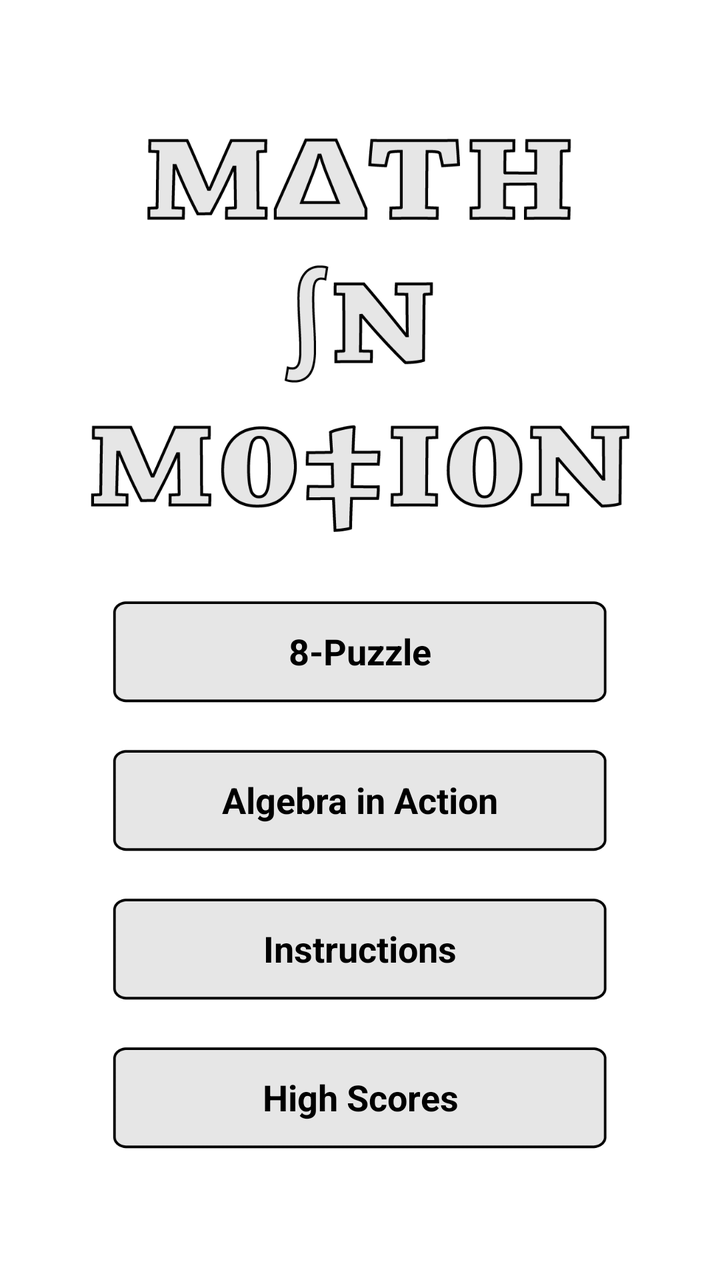
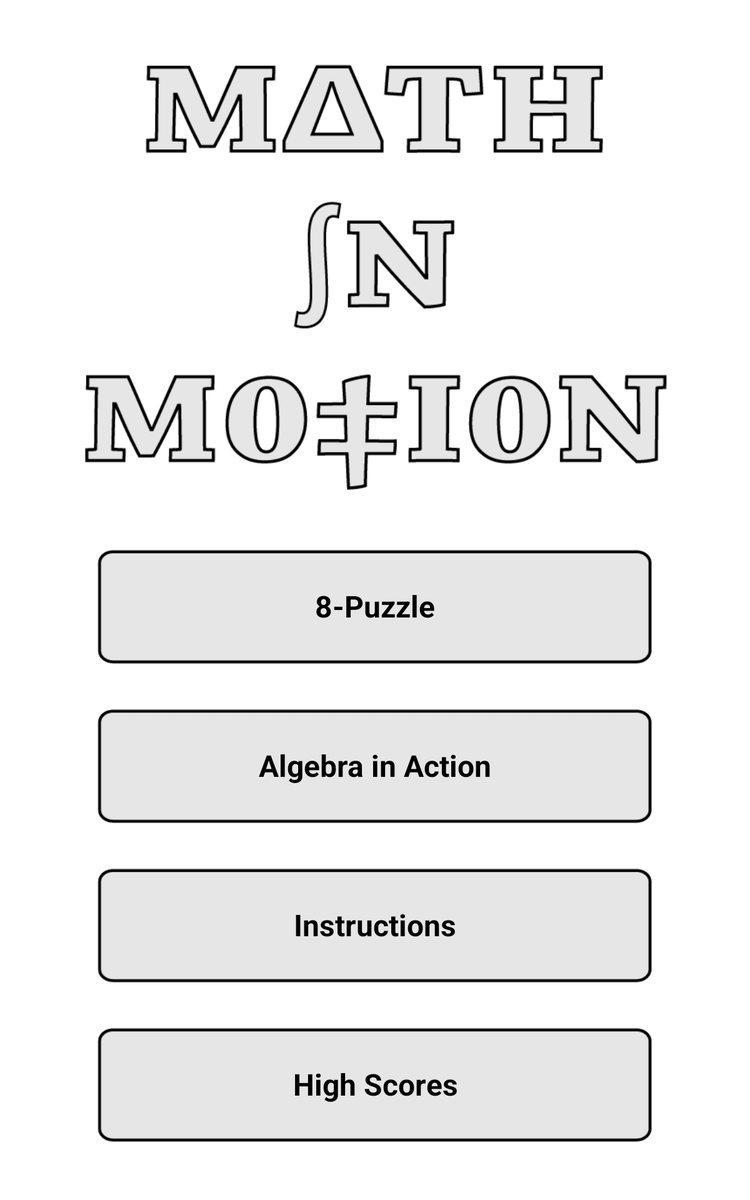

One screen, two layout resources from the same app: the default and the repository's alternative for another configuration. Each is rendered where Android would select it; the XML of both is given below.
<!-- AndroidManifest.xml: application theme AppTheme -->
<!-- res/layout/activity_home.xml -->
<RelativeLayout xmlns:android="http://schemas.android.com/apk/res/android"
    xmlns:tools="http://schemas.android.com/tools"
    android:layout_width="match_parent"
    android:layout_height="match_parent"
    android:gravity="center"
    android:keepScreenOn="true"
    tools:context="com.eecs481.mathinmotion.Home">

    <ImageView android:id="@+id/home_title"
        android:adjustViewBounds="true"
        android:layout_width="275dp"
        android:layout_height="wrap_content"
        android:layout_centerHorizontal="true"
        android:contentDescription="@string/app_name"
        android:src="@drawable/home_title" />

    <RelativeLayout android:id="@+id/home_eight_puzzle"
        android:layout_width="250dp"
        android:layout_height="wrap_content"
        android:layout_marginTop="30dp"
        android:layout_centerHorizontal="true"
        android:layout_below="@id/home_title" >

        <ImageView android:id="@+id/eight_puzzle_launch"
            android:adjustViewBounds="true"
            android:layout_width="fill_parent"
            android:layout_height="wrap_content"
            android:clickable="true"
            android:contentDescription="@string/eight_tiles"
            android:src="@drawable/home_button"
            android:onClick="eight_puzzle_launch" />

        <TextView
            android:layout_width="fill_parent"
            android:layout_height="wrap_content"
            android:layout_centerInParent="true"
            android:gravity="center"
            android:textStyle="bold"
            android:textSize="18sp"
            android:text="@string/eight_tiles"/>

    </RelativeLayout>

    <RelativeLayout android:id="@+id/home_algebra"
        android:layout_width="250dp"
        android:layout_height="wrap_content"
        android:layout_marginTop="20dp"
        android:layout_centerHorizontal="true"
        android:layout_below="@id/home_eight_puzzle" >

        <ImageView android:id="@+id/algebra_launch"
            android:adjustViewBounds="true"
            android:layout_width="fill_parent"
            android:layout_height="wrap_content"
            android:clickable="true"
            android:contentDescription="@string/algebra"
            android:src="@drawable/home_button"
            android:onClick="algebra_launch" />

        <TextView
            android:layout_width="fill_parent"
            android:layout_height="wrap_content"
            android:layout_centerInParent="true"
            android:gravity="center"
            android:textStyle="bold"
            android:textSize="18sp"
            android:text="@string/algebra"/>

    </RelativeLayout>

    <RelativeLayout android:id="@+id/home_instructions"
        android:layout_width="250dp"
        android:layout_height="wrap_content"
        android:layout_marginTop="20dp"
        android:layout_centerHorizontal="true"
        android:layout_below="@id/home_algebra" >

        <ImageView android:id="@+id/instructions_launch"
            android:adjustViewBounds="true"
            android:layout_width="fill_parent"
            android:layout_height="wrap_content"
            android:clickable="true"
            android:contentDescription="@string/instructions"
            android:src="@drawable/home_button"
            android:onClick="instructions_launch" />

        <TextView
            android:layout_width="fill_parent"
            android:layout_height="wrap_content"
            android:gravity="center"
            android:textStyle="bold"
            android:textSize="18sp"
            android:text="@string/instructions"
            android:layout_centerVertical="true"
            android:layout_alignParentLeft="true"
            android:layout_alignParentStart="true" />



    </RelativeLayout>
    <RelativeLayout android:id="@+id/home_highscores"
        android:layout_width="250dp"
        android:layout_height="wrap_content"
        android:layout_marginTop="20dp"
        android:layout_centerHorizontal="true"
        android:layout_below="@id/home_instructions" >

        <ImageView android:id="@+id/highscores_lauch"
            android:adjustViewBounds="true"
            android:layout_width="fill_parent"
            android:layout_height="wrap_content"
            android:clickable="true"
            android:contentDescription="@string/highscores"
            android:src="@drawable/home_button"
            android:onClick="highscores_launch" />

        <TextView
            android:layout_width="fill_parent"
            android:layout_height="wrap_content"
            android:gravity="center"
            android:textStyle="bold"
            android:textSize="18sp"
            android:text="@string/highscores"
            android:layout_centerVertical="true"
            android:layout_alignParentLeft="true"
            android:layout_alignParentStart="true" />

    </RelativeLayout>

</RelativeLayout>
<!-- resources referenced by this layout -->
<resources>
  <!-- drawable home_button: png bitmap (drawable-hdpi, 1103 bytes) -->
  <!-- drawable home_title: png bitmap (drawable-hdpi, 29664 bytes) -->
  <string name="algebra">Algebra in Action</string>
  <string name="app_name">M4TH 1N M0T10N</string>
  <string name="eight_tiles">8-Puzzle</string>
  <string name="highscores">High Scores</string>
  <string name="instructions">Instructions</string>
  <style name="AppTheme" parent="Theme.AppCompat.Light">
          <item name="actionBarStyle">@style/AppActionBar</item>
          <item name="android:windowBackground">@color/white</item>
          <item name="android:windowContentOverlay">@null</item>
          <item name="android:textColor">@color/black</item>
      </style>
  <style name="AppActionBar" parent="Theme.AppCompat.Light">
          <item name="background">@color/orange</item>
          <item name="android:textColor">@color/white</item>
      </style>
  <item name="white" type="color">#FFFFFF</item>
  <item name="black" type="color">#000000</item>
  <item name="orange" type="color">#FB9917</item>
</resources>
<!-- res/layout-sw600dp/activity_home.xml (the repository's variant of the layout above) -->
<!-- drawn on a 7-inch tablet held upright -->
<RelativeLayout xmlns:android="http://schemas.android.com/apk/res/android"
    xmlns:tools="http://schemas.android.com/tools"
    android:layout_width="match_parent"
    android:layout_height="match_parent"
    android:gravity="center"
    android:keepScreenOn="true"
    tools:context="com.eecs481.mathinmotion.Home">

    <ImageView android:id="@+id/home_title"
        android:adjustViewBounds="true"
        android:layout_width="475dp"
        android:layout_height="wrap_content"
        android:layout_centerHorizontal="true"
        android:contentDescription="@string/app_name"
        android:src="@drawable/home_title" />

    <RelativeLayout android:id="@+id/home_eight_puzzle"
        android:layout_width="450dp"
        android:layout_height="wrap_content"
        android:layout_centerHorizontal="true"
        android:layout_marginTop="40dp"
        android:layout_below="@id/home_title" >

        <ImageView android:id="@+id/eight_puzzle_launch"
            android:adjustViewBounds="true"
            android:layout_width="fill_parent"
            android:layout_height="wrap_content"
            android:clickable="true"
            android:contentDescription="@string/eight_tiles"
            android:src="@drawable/home_button"
            android:onClick="eight_puzzle_launch" />

        <TextView
            android:layout_width="fill_parent"
            android:layout_height="wrap_content"
            android:layout_centerInParent="true"
            android:gravity="center"
            android:textStyle="bold"
            android:textSize="24sp"
            android:text="@string/eight_tiles"/>

    </RelativeLayout>

    <RelativeLayout android:id="@+id/home_algebra"
        android:layout_width="450dp"
        android:layout_height="wrap_content"
        android:layout_centerHorizontal="true"
        android:layout_marginTop="30dp"
        android:layout_below="@id/home_eight_puzzle" >

        <ImageView android:id="@+id/algebra_launch"
            android:adjustViewBounds="true"
            android:layout_width="fill_parent"
            android:layout_height="wrap_content"
            android:clickable="true"
            android:contentDescription="@string/algebra"
            android:src="@drawable/home_button"
            android:onClick="algebra_launch" />

        <TextView
            android:layout_width="fill_parent"
            android:layout_height="wrap_content"
            android:layout_centerInParent="true"
            android:gravity="center"
            android:textStyle="bold"
            android:textSize="24sp"
            android:text="@string/algebra"/>

    </RelativeLayout>

    <RelativeLayout android:id="@+id/home_instructions"
        android:layout_width="450dp"
        android:layout_height="wrap_content"
        android:layout_centerHorizontal="true"
        android:layout_marginTop="30dp"
        android:layout_below="@id/home_algebra" >

        <ImageView android:id="@+id/instructions_launch"
            android:adjustViewBounds="true"
            android:layout_width="fill_parent"
            android:layout_height="wrap_content"
            android:clickable="true"
            android:contentDescription="@string/instructions"
            android:src="@drawable/home_button"
            android:onClick="instructions_launch" />

        <TextView
            android:layout_width="fill_parent"
            android:layout_height="wrap_content"
            android:layout_centerInParent="true"
            android:gravity="center"
            android:textColor="@color/black"
            android:textStyle="bold"
            android:textSize="24sp"
            android:text="@string/instructions"/>

    </RelativeLayout>
    <RelativeLayout android:id="@+id/home_highscores"
        android:layout_width="450dp"
        android:layout_height="wrap_content"
        android:layout_centerHorizontal="true"
        android:layout_marginTop="30dp"
        android:layout_below="@id/home_instructions" >

        <ImageView android:id="@+id/highscores_lauch"
            android:adjustViewBounds="true"
            android:layout_width="fill_parent"
            android:layout_height="wrap_content"
            android:clickable="true"
            android:contentDescription="@string/highscores"
            android:src="@drawable/home_button"
            android:onClick="highscores_launch" />

        <TextView
            android:layout_width="fill_parent"
            android:layout_height="wrap_content"
            android:layout_centerInParent="true"
            android:gravity="center"
            android:textColor="@color/black"
            android:textStyle="bold"
            android:textSize="24sp"
            android:text="@string/highscores"/>

    </RelativeLayout>
</RelativeLayout>
<!-- resources referenced by the variant -->
<!-- as a 7-inch tablet held upright resolves them -->
<resources>
  <item name="black" type="color">#000000</item>
  <!-- drawable home_button: png bitmap (drawable-hdpi, 1103 bytes) -->
  <!-- drawable home_title: png bitmap (drawable-hdpi, 29664 bytes) -->
  <string name="algebra">Algebra in Action</string>
  <string name="app_name">M4TH 1N M0T10N</string>
  <string name="eight_tiles">8-Puzzle</string>
  <string name="highscores">High Scores</string>
  <string name="instructions">Instructions</string>
  <style name="AppTheme" parent="Theme.AppCompat.Light">
          <item name="actionBarStyle">@style/AppActionBar</item>
          <item name="android:windowBackground">@color/white</item>
          <item name="android:windowContentOverlay">@null</item>
          <item name="android:textColor">@color/black</item>
      </style>
  <style name="AppActionBar" parent="Theme.AppCompat.Light">
          <item name="background">@color/orange</item>
          <item name="android:textColor">@color/white</item>
      </style>
  <item name="white" type="color">#FFFFFF</item>
  <item name="orange" type="color">#FB9917</item>
</resources>
